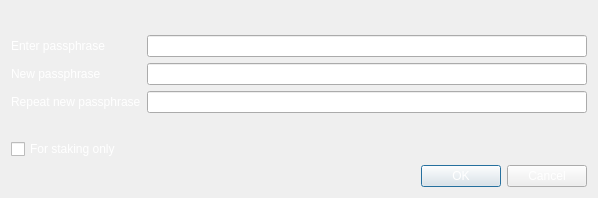
<?xml version="1.0" encoding="UTF-8"?>
<ui version="4.0">
 <class>AskPassphraseDialog</class>
 <widget class="QDialog" name="AskPassphraseDialog">
  <property name="geometry">
   <rect>
    <x>0</x>
    <y>0</y>
    <width>598</width>
    <height>198</height>
   </rect>
  </property>
  <property name="sizePolicy">
   <sizepolicy hsizetype="Preferred" vsizetype="Minimum">
    <horstretch>0</horstretch>
    <verstretch>0</verstretch>
   </sizepolicy>
  </property>
  <property name="minimumSize">
   <size>
    <width>550</width>
    <height>0</height>
   </size>
  </property>
  <property name="windowTitle">
   <string>Passphrase Dialog</string>
  </property>
  <property name="styleSheet">
   <string notr="true">background-image: url(:/images/gr);
color:rgb(255,255,255);</string>
  </property>
  <layout class="QVBoxLayout" name="verticalLayout">
   <item>
    <widget class="QLabel" name="warningLabel">
     <property name="textFormat">
      <enum>Qt::RichText</enum>
     </property>
     <property name="wordWrap">
      <bool>true</bool>
     </property>
    </widget>
   </item>
   <item>
    <layout class="QFormLayout" name="formLayout">
     <property name="fieldGrowthPolicy">
      <enum>QFormLayout::AllNonFixedFieldsGrow</enum>
     </property>
     <item row="0" column="0">
      <widget class="QLabel" name="passLabel1">
       <property name="text">
        <string>Enter passphrase</string>
       </property>
      </widget>
     </item>
     <item row="0" column="1">
      <widget class="QLineEdit" name="passEdit1">
       <property name="styleSheet">
        <string notr="true">color:rgb(0,0,0);</string>
       </property>
       <property name="echoMode">
        <enum>QLineEdit::Password</enum>
       </property>
      </widget>
     </item>
     <item row="1" column="0">
      <widget class="QLabel" name="passLabel2">
       <property name="text">
        <string>New passphrase</string>
       </property>
      </widget>
     </item>
     <item row="1" column="1">
      <widget class="QLineEdit" name="passEdit2">
       <property name="styleSheet">
        <string notr="true">color:rgb(0,0,0);</string>
       </property>
       <property name="echoMode">
        <enum>QLineEdit::Password</enum>
       </property>
      </widget>
     </item>
     <item row="2" column="0">
      <widget class="QLabel" name="passLabel3">
       <property name="text">
        <string>Repeat new passphrase</string>
       </property>
      </widget>
     </item>
     <item row="2" column="1">
      <widget class="QLineEdit" name="passEdit3">
       <property name="styleSheet">
        <string notr="true">color:rgb(0,0,0);</string>
       </property>
       <property name="echoMode">
        <enum>QLineEdit::Password</enum>
       </property>
      </widget>
     </item>
     <item row="3" column="1">
      <widget class="QLabel" name="capsLabel">
       <property name="font">
        <font>
         <weight>75</weight>
         <bold>true</bold>
        </font>
       </property>
       <property name="text">
        <string/>
       </property>
       <property name="alignment">
        <set>Qt::AlignCenter</set>
       </property>
      </widget>
     </item>
     <item row="4" column="0">
      <widget class="QCheckBox" name="stakingCheckBox">
       <property name="enabled">
        <bool>true</bool>
       </property>
       <property name="visible">
        <bool>false</bool>
       </property>
       <property name="toolTip">
        <string>Serves to disable the trivial sendmoney when OS account compromised. Provides no real security.</string>
       </property>
       <property name="text">
        <string>For staking only</string>
       </property>
      </widget>
     </item>
    </layout>
   </item>
   <item>
    <widget class="QDialogButtonBox" name="buttonBox">
     <property name="styleSheet">
      <string notr="true">color:rgb(255,255,255);</string>
     </property>
     <property name="orientation">
      <enum>Qt::Horizontal</enum>
     </property>
     <property name="standardButtons">
      <set>QDialogButtonBox::Cancel|QDialogButtonBox::Ok</set>
     </property>
    </widget>
   </item>
  </layout>
 </widget>
 <resources/>
 <connections>
  <connection>
   <sender>buttonBox</sender>
   <signal>accepted()</signal>
   <receiver>AskPassphraseDialog</receiver>
   <slot>accept()</slot>
   <hints>
    <hint type="sourcelabel">
     <x>248</x>
     <y>254</y>
    </hint>
    <hint type="destinationlabel">
     <x>157</x>
     <y>274</y>
    </hint>
   </hints>
  </connection>
  <connection>
   <sender>buttonBox</sender>
   <signal>rejected()</signal>
   <receiver>AskPassphraseDialog</receiver>
   <slot>reject()</slot>
   <hints>
    <hint type="sourcelabel">
     <x>316</x>
     <y>260</y>
    </hint>
    <hint type="destinationlabel">
     <x>286</x>
     <y>274</y>
    </hint>
   </hints>
  </connection>
 </connections>
</ui>
